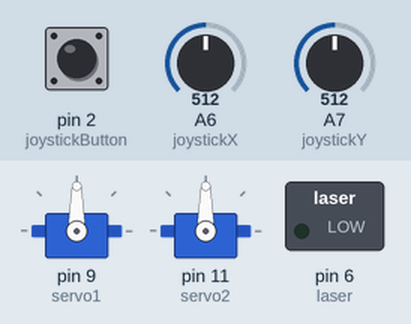
This sketch was run on a simulated Arduino Nano, built with avr-gcc and run on an emulated ATmega328P. On the bench: 2 × servo, switched loads named in the sketch (green lamp = pin HIGH). Inputs (shaded band) come from the test bench; at power-on: A6 (joystickX) = 512, pin 2 (joystickButton) HIGH, A7 (joystickY) = 512.

Above: at 1.2 s.
1.3 s: A6 (joystickX) set to 121
2.8 s: A6 (joystickX) set to 104
At 4.9 s:
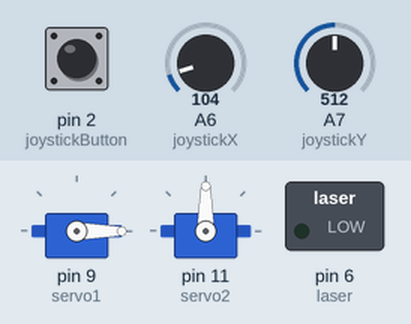
5.4 s: pin 2 (joystickButton) pulled LOW for 3.2 s
At 9.3 s:
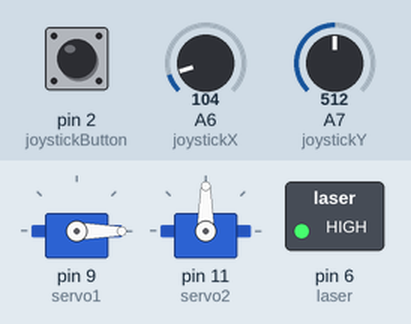
10.1 s: A7 (joystickY) set to 122
11.6 s: A7 (joystickY) set to 104
At 13.9 s:
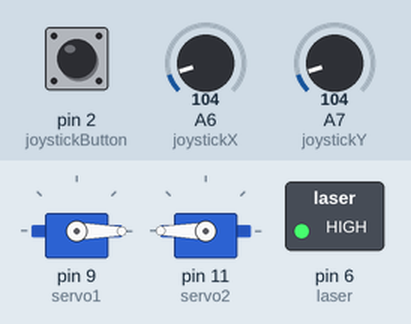
14.2 s: pin 2 (joystickButton) pulled LOW for 0.15 s
At 15.4 s:
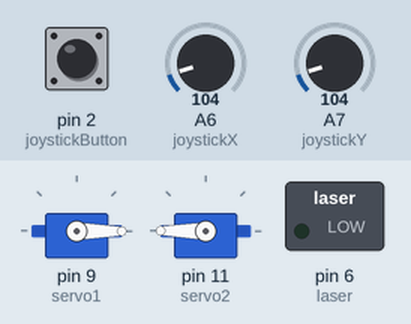
Timing chart, 0 to 16.8 s (numbered marks = the images above; inputs shaded):
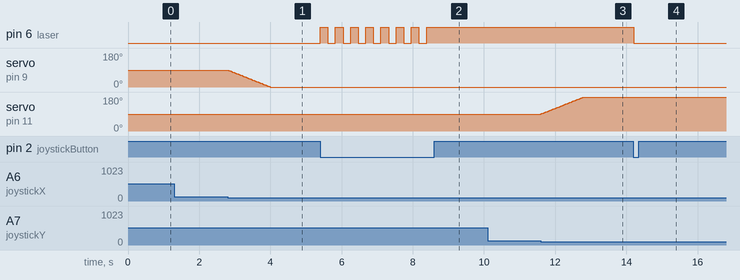

Measured:
- the behaviour switches between 113 and 112 on A6 (joystickX) (found by bisection; images 0 and 1)
- the behaviour switches between 113 and 112 on A7 (joystickY) (found by bisection; images 2 and 3)
- after the input at 1.3 s, every drawn part: stays the same
- after the input at 2.8 s, servo on pin 9 (servo1): moves from 90° to 0° over 1.2 s, starting at once
- after the input at 5.4 s, pin 6 (laser): alternates HIGH for 0.21 s and LOW for 0.21 s, 15 changes in all, then stays HIGH, starting at once
- after the input at 10.1 s, every drawn part: stays the same
- after the input at 11.6 s, servo on pin 11 (servo2): moves from 90° to 180° over 1.2 s, starting at once
- after the input at 14.2 s, pin 6 (laser): HIGH → LOW at once

The sketch:

ServoJoystick.ino
```cpp
#include <Servo.h>
Servo myservo;
Servo myservo2;

int servo1 = 9;
int servo2 = 11;

int joystickX = A6;
int joystickY = A7;

int laser = 6;

int joystickButton = 2;

//Temporary variable to store data
int val, val2;

//Default values
int x = 90;
int y = 90;

bool laserStatus = false;

// Sensibility higher = slower lower = faster
int sens = 400;

void setup() {
  myservo.attach(servo1);
  myservo2.attach(servo2);

  pinMode(joystickButton, INPUT_PULLUP);
  pinMode(laser, OUTPUT);
}

void loop() {
  val = analogRead(joystickX) - 512;
  val2 = analogRead(joystickY) - 512;

  x += val / sens;

  //y += val2 / sens;

  //Using -= because i like inverted input
  y -= val2 / sens;

  if (x > 180) x = 180;
  if (y > 180) y = 180;
  if (x < 0) x = 0;
  if (y < 0) y = 0;

  if (!digitalRead(joystickButton)) {
    laserStatus = !laserStatus;
    digitalWrite(laser, laserStatus);
    // Prevent bounces
    delay(200);
  }

  myservo.write(x);
  myservo2.write(y);

  delay(13);
}
```
